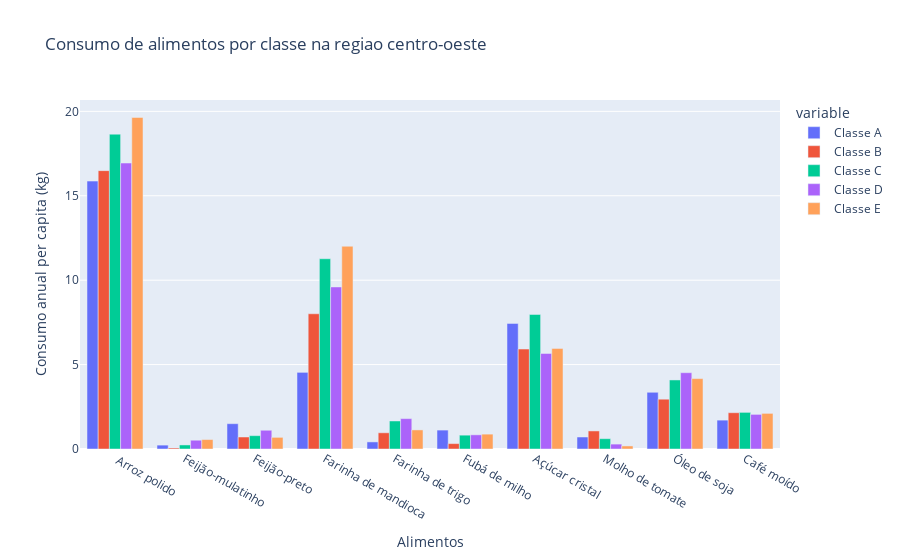

The cell this chart's notebook holds for it:
### Markdown cell above
* Região Centro-Oeste

### Code cell
fig = px.bar(consumo_norte, barmode = 'group', x = 'Items', y = ['Classe A', 'Classe B', 'Classe C', 'Classe D', 'Classe E'], title = 'Consumo de alimentos por classe na regiao centro-oeste', labels= {'Items': 'Alimentos', 'value': 'Consumo anual per capita (kg)' })
fig.show()

### Figure 1 — Plotly figure (JSON) as saved in the notebook; plotly's stock layout.template omitted (floating-point values rounded to 4 significant figures)
{"data": [{"alignmentgroup": "True", "hovertemplate": "variable=Classe A<br>Alimentos=%{x}<br>Consumo anual per capita (kg)=%{y}<extra></extra>", "legendgroup": "Classe A", "marker": {"color": "#636efa", "pattern": {"shape": ""}}, "name": "Classe A", "offsetgroup": "Classe A", "orientation": "v", "showlegend": true, "textposition": "auto", "type": "bar", "x": [" Arroz polido", "Feijão-mulatinho", "Feijão-preto", "Farinha de mandioca", "Farinha de trigo", "Fubá de milho", "Açúcar cristal", "Molho de tomate", "Óleo de soja", "Café moído"], "xaxis": "x", "y": [15.87, 0.23, 1.5, 4.54, 0.42, 1.12, 7.44, 0.71, 3.36, 1.71], "yaxis": "y"}, {"alignmentgroup": "True", "hovertemplate": "variable=Classe B<br>Alimentos=%{x}<br>Consumo anual per capita (kg)=%{y}<extra></extra>", "legendgroup": "Classe B", "marker": {"color": "#EF553B", "pattern": {"shape": ""}}, "name": "Classe B", "offsetgroup": "Classe B", "orientation": "v", "showlegend": true, "textposition": "auto", "type": "bar", "x": [" Arroz polido", "Feijão-mulatinho", "Feijão-preto", "Farinha de mandioca", "Farinha de trigo", "Fubá de milho", "Açúcar cristal", "Molho de tomate", "Óleo de soja", "Café moído"], "xaxis": "x", "y": [16.49, 0.06, 0.71, 8.01, 0.96, 0.32, 5.92, 1.07, 2.95, 2.15], "yaxis": "y"}, {"alignmentgroup": "True", "hovertemplate": "variable=Classe C<br>Alimentos=%{x}<br>Consumo anual per capita (kg)=%{y}<extra></extra>", "legendgroup": "Classe C", "marker": {"color": "#00cc96", "pattern": {"shape": ""}}, "name": "Classe C", "offsetgroup": "Classe C", "orientation": "v", "showlegend": true, "textposition": "auto", "type": "bar", "x": [" Arroz polido", "Feijão-mulatinho", "Feijão-preto", "Farinha de mandioca", "Farinha de trigo", "Fubá de milho", "Açúcar cristal", "Molho de tomate", "Óleo de soja", "Café moído"], "xaxis": "x", "y": [18.65, 0.24, 0.79, 11.27, 1.66, 0.82, 7.97, 0.61, 4.09, 2.17], "yaxis": "y"}, {"alignmentgroup": "True", "hovertemplate": "variable=Classe D<br>Alimentos=%{x}<br>Consumo anual per capita (kg)=%{y}<extra></extra>", "legendgroup": "Classe D", "marker": {"color": "#ab63fa", "pattern": {"shape": ""}}, "name": "Classe D", "offsetgroup": "Classe D", "orientation": "v", "showlegend": true, "textposition": "auto", "type": "bar", "x": [" Arroz polido", "Feijão-mulatinho", "Feijão-preto", "Farinha de mandioca", "Farinha de trigo", "Fubá de milho", "Açúcar cristal", "Molho de tomate", "Óleo de soja", "Café moído"], "xaxis": "x", "y": [16.94, 0.52, 1.11, 9.6, 1.8, 0.84, 5.66, 0.29, 4.52, 2.05], "yaxis": "y"}, {"alignmentgroup": "True", "hovertemplate": "variable=Classe E<br>Alimentos=%{x}<br>Consumo anual per capita (kg)=%{y}<extra></extra>", "legendgroup": "Classe E", "marker": {"color": "#FFA15A", "pattern": {"shape": ""}}, "name": "Classe E", "offsetgroup": "Classe E", "orientation": "v", "showlegend": true, "textposition": "auto", "type": "bar", "x": [" Arroz polido", "Feijão-mulatinho", "Feijão-preto", "Farinha de mandioca", "Farinha de trigo", "Fubá de milho", "Açúcar cristal", "Molho de tomate", "Óleo de soja", "Café moído"], "xaxis": "x", "y": [19.64, 0.56, 0.69, 12.01, 1.13, 0.88, 5.96, 0.18, 4.17, 2.11], "yaxis": "y"}], "layout": {"barmode": "group", "legend": {"title": {"text": "variable"}, "tracegroupgap": 0}, "title": {"text": "Consumo de alimentos por classe na regiao centro-oeste"}, "xaxis": {"anchor": "y", "domain": [0, 1], "title": {"text": "Alimentos"}}, "yaxis": {"anchor": "x", "domain": [0, 1], "title": {"text": "Consumo anual per capita (kg)"}}}}
